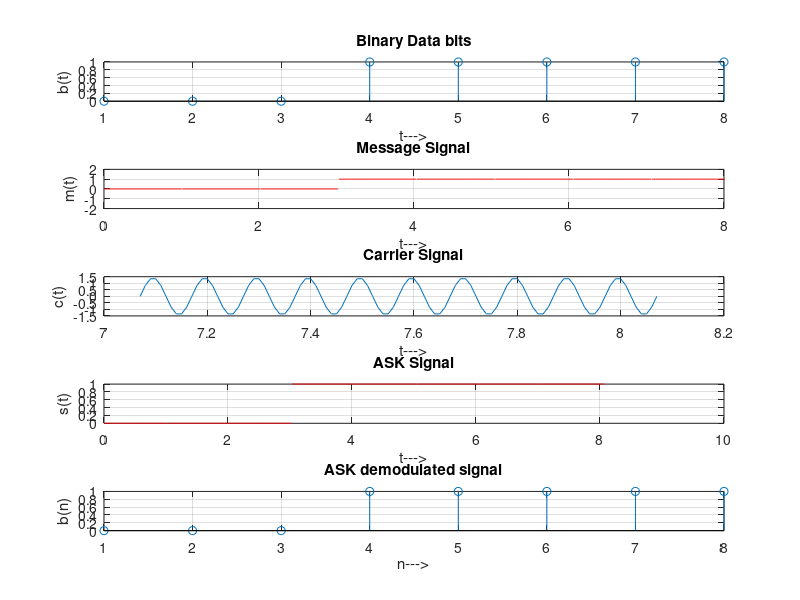

Write the MATLAB code that produced this figure.
%ASK Modulation
clc;
clear all;
close all;
%Generate Carrier Signal
Tb=1; fc=10;
t=0:Tb/100:1;
c=sqrt(2/Tb)*sin(2*pi*fc*t);
%Generate Message signal
N=8;
m=rand(1,N);
t1=0;t2=Tb;
for i=1:N
    t=[t1:0.01:t2]
    if m(i)>0.5
        m(i)=1;
        m_s=ones(1,length(t));
    else
        m(i)=0;
        m_s=zeros(1,length(t));
    end
    message(i,:)=m_s;
    %Product of carrier and message
    ask_sig(i,:)=c.*m_s;
    t1=t1+(Tb+.01);
    t2=t2+(Tb+.01);
    %Plot the message and ASK Signal
    subplot(5,1,2);
    axis([0 N -2 2]);
    plot(t,message(i,:),'r');
    title('Message Signal');
    xlabel('t--->');
    ylabel('m(t)');
    grid on;
    hold on
    subplot(5,1,4);
    plot(t,message(i,:),'r');
    title('ASK Signal');
    xlabel('t--->');
    ylabel('s(t)');
    grid on;
    hold on
end
hold off
%Plot thecarrier signal and input binary data
subplot(5,1,3);
plot(t,c);
title('Carrier Signal');
xlabel('t--->');
ylabel('c(t)');
grid on;
subplot(5,1,1);
stem(m);
title('Binary Data bits');
xlabel('t--->');
ylabel('b(t)');
grid on;

%ASK Demodulation
t1=0;t2=Tb
for i=1:N
    t=[t1:Tb/100:t2]
    %correlator
    x=sum(c.*ask_sig(i,:));
    %declision Device
    if x>0
        demod(i)=1
    else
        demod(i)=0;
    end
    t1=t1+(Tb+.01);
    t2=t2+(Tb+.01);
end
%plot demodulated binary data bits
subplot(5,1,5);
stem(demod);
title('ASK demodulated signal');
xlabel('n--->');
ylabel('b(n)');
grid on;


    